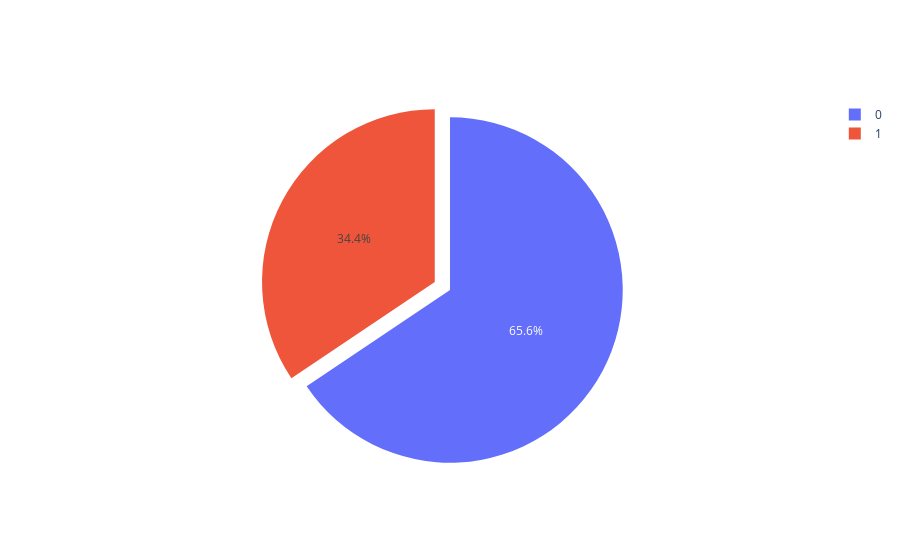

The notebook cell this image was saved under:
### Markdown cell above
# Deaths

### Code cell
import plotly.graph_objects as go

#labels = ['Oxygen','Hydrogen','Carbon_Dioxide','Nitrogen']
#values = [4500, 2500, 1053, 500]

# pull is given as a fraction of the pie radius
fig = go.Figure(data=[go.Pie(labels=df["DEATH_EVENT"], values=df["age"], pull=[0.1, 0, 0.1, 0])])
fig.show()

### Figure 1 — Plotly figure (JSON) as saved in the notebook; plotly's stock layout.template omitted (floating-point values rounded to 4 significant figures; data arrays with more than 128 entries replaced by an {"elided": "..."} marker saying what was removed)
{"data": [{"labels": {"elided": "299 int values"}, "pull": [0.1, 0, 0.1, 0], "type": "pie", "values": {"elided": "299 float values"}}], "layout": {}}
